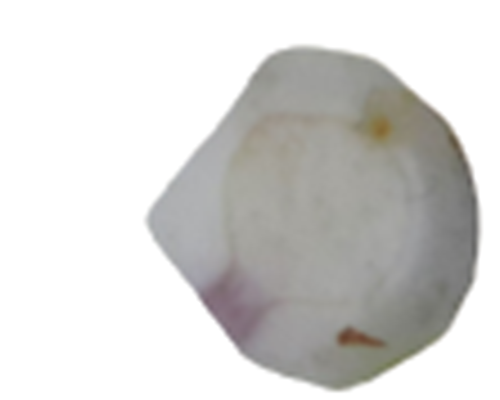
#> input picture Rimpang/Kencur/KE1.png, 500 x 400 px, found by its file name
$ python abu.py
#> lines starting #> are read from the running program, lines starting #| are printed output that depends on the picture
import cv2
import numpy as np
from matplotlib import pyplot as plt
import math
# a= math.log(2)
# print(a)
def persentase(histo):
    persen=[]
    for i in range(len(histo)):
        persen.append((histo[i]/sum(histo))*100)
    # print(sum(persen))
    return persen

img=cv2.imread('KE1.png',0)
#> img: shape (400, 500); min 76, max 255, mean 213.1
# thresh = cv2.threshold(img, 125, 255, cv2.THRESH_BINARY)
print(img)
#> (printed output is left out)
# cv2.imshow('Threshold', img)
# print(img)
histr=cv2.calcHist([img],[0],None,[256],[0,256])
#> histr = 256 values, max 115545 at index 255, min 0 at index 0, mean 781.2
persen = persentase(histr)
#> after the loop in persentase, `for i in range(len(histo)):`: persen = 256 items, first 6: [0], [0], [0], [0], [0], [0]
#> persen = 256 items, first 6: [0], [0], [0], [0], [0], [0]
cv2.imshow('citra',img)
# print(histr)
print(persen)
#> (printed output is left out)
plt.plot(histr)
# plt.plot(persen)
plt.show()
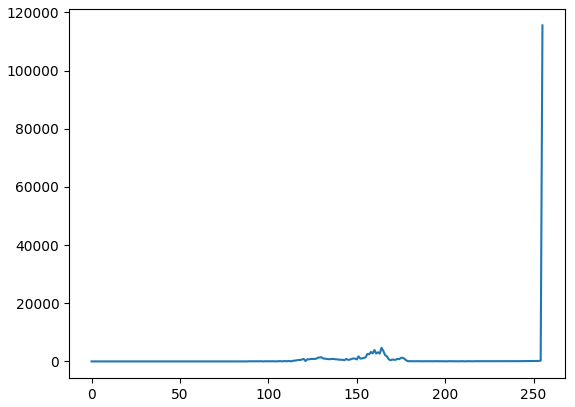
#> figure drawn by matplotlib, 1 panel; curve peaks at x = 255, y = 115545

cv2.waitKey(0)

$ run again, with Rimpang/Kencur/KE10.png copied over Rimpang/Kencur/KE1.png
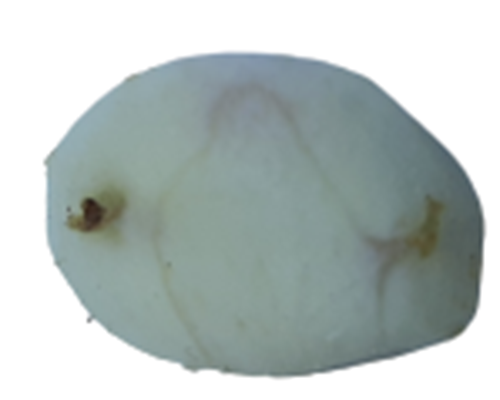
#> input picture Rimpang/Kencur/KE10.png, 500 x 400 px, found by its file name
#> (printed output is left out)
#> histr = 256 values, max 81959 at index 255, min 0 at index 0, mean 781.2
#> after the loop in persentase, `for i in range(len(histo)):`: persen = 256 items, first 6: [0], [0], [0], [0], [0], [0]
#> (printed output is left out)
#> `plt.show()`:
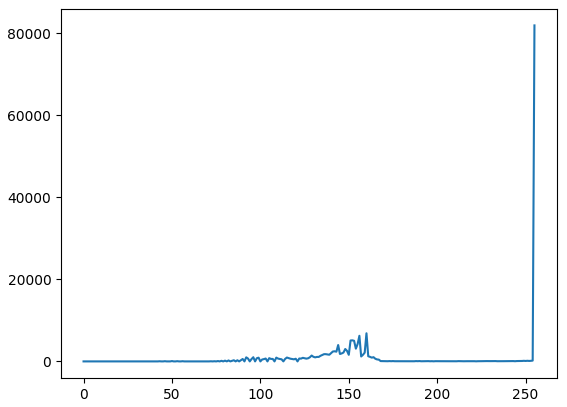
#> figure drawn by matplotlib, 1 panel; curve peaks at x = 255, y = 81959

$ run again, with Rimpang/Kencur/KE11.png copied over Rimpang/Kencur/KE1.png
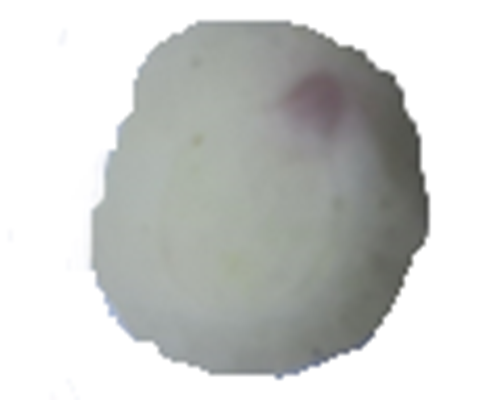
#> input picture Rimpang/Kencur/KE11.png, 500 x 400 px, found by its file name
#> (printed output is left out)
#> histr = 256 values, max 98077 at index 255, min 0 at index 0, mean 781.2
#> after the loop in persentase, `for i in range(len(histo)):`: persen = 256 items, first 6: [0], [0], [0], [0], [0], [0]
#> (printed output is left out)
#> `plt.show()`:
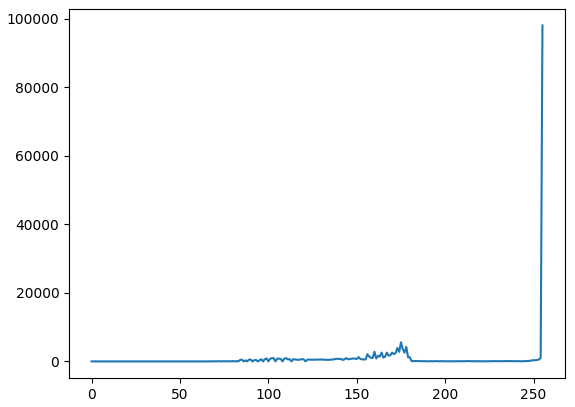
#> figure drawn by matplotlib, 1 panel; curve peaks at x = 255, y = 98077
